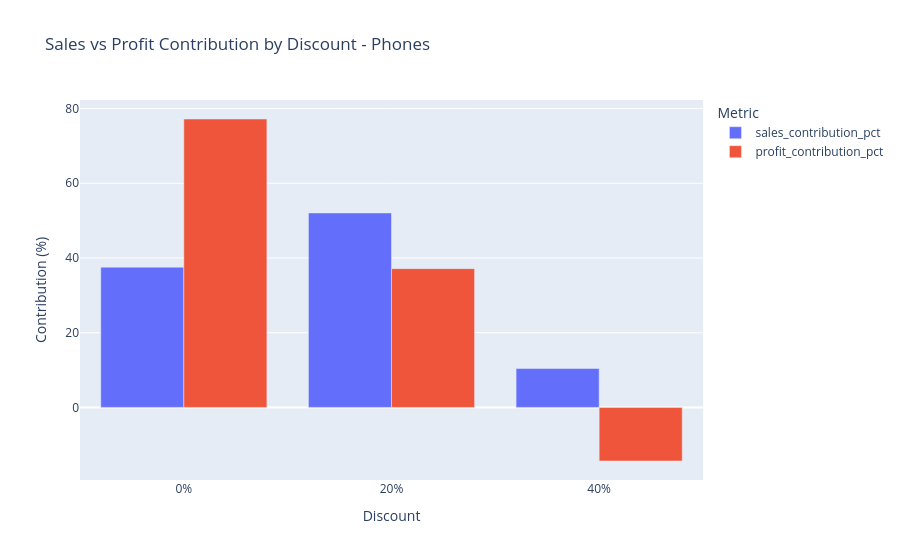

Notebook code cell kept with this figure:
### Code cell
subcat = "Phones"

df_sub = discount_analysis_sub_category[
    discount_analysis_sub_category["Sub-Category"] == subcat
]

fig = px.bar(
    df_sub,
    x="Discount_label",
    y=["sales_contribution_pct", "profit_contribution_pct"],
    barmode="group",
    title=f"Sales vs Profit Contribution by Discount - {subcat}",
    labels={
        "value": "Contribution (%)",
        "Discount_label": "Discount",
        "variable": "Metric"
    }
)

fig.show()

### Figure 1 — Plotly figure (JSON) as saved in the notebook; plotly's stock layout.template omitted (floating-point values rounded to 4 significant figures)
{"data": [{"alignmentgroup": "True", "hovertemplate": "Metric=sales_contribution_pct<br>Discount=%{x}<br>Contribution (%)=%{y}<extra></extra>", "legendgroup": "sales_contribution_pct", "marker": {"color": "#636efa", "pattern": {"shape": ""}}, "name": "sales_contribution_pct", "offsetgroup": "sales_contribution_pct", "orientation": "v", "showlegend": true, "textposition": "auto", "type": "bar", "x": ["0%", "20%", "40%"], "xaxis": "x", "y": [37.54, 52.06, 10.41], "yaxis": "y"}, {"alignmentgroup": "True", "hovertemplate": "Metric=profit_contribution_pct<br>Discount=%{x}<br>Contribution (%)=%{y}<extra></extra>", "legendgroup": "profit_contribution_pct", "marker": {"color": "#EF553B", "pattern": {"shape": ""}}, "name": "profit_contribution_pct", "offsetgroup": "profit_contribution_pct", "orientation": "v", "showlegend": true, "textposition": "auto", "type": "bar", "x": ["0%", "20%", "40%"], "xaxis": "x", "y": [77.2, 37.15, -14.35], "yaxis": "y"}], "layout": {"barmode": "group", "legend": {"title": {"text": "Metric"}, "tracegroupgap": 0}, "title": {"text": "Sales vs Profit Contribution by Discount - Phones"}, "xaxis": {"anchor": "y", "domain": [0, 1], "title": {"text": "Discount"}}, "yaxis": {"anchor": "x", "domain": [0, 1], "title": {"text": "Contribution (%)"}}}}
